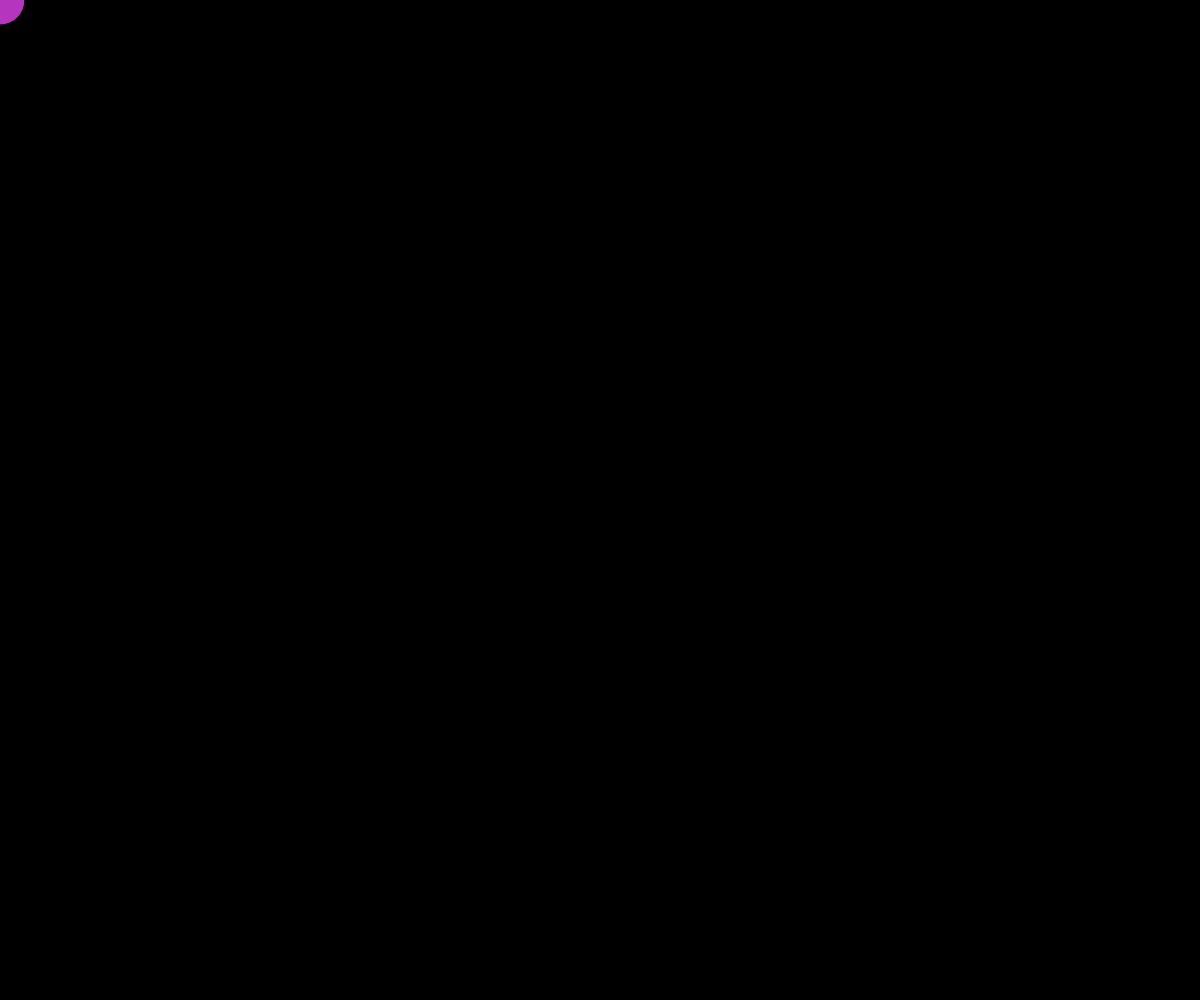
Frame 1 (no input)
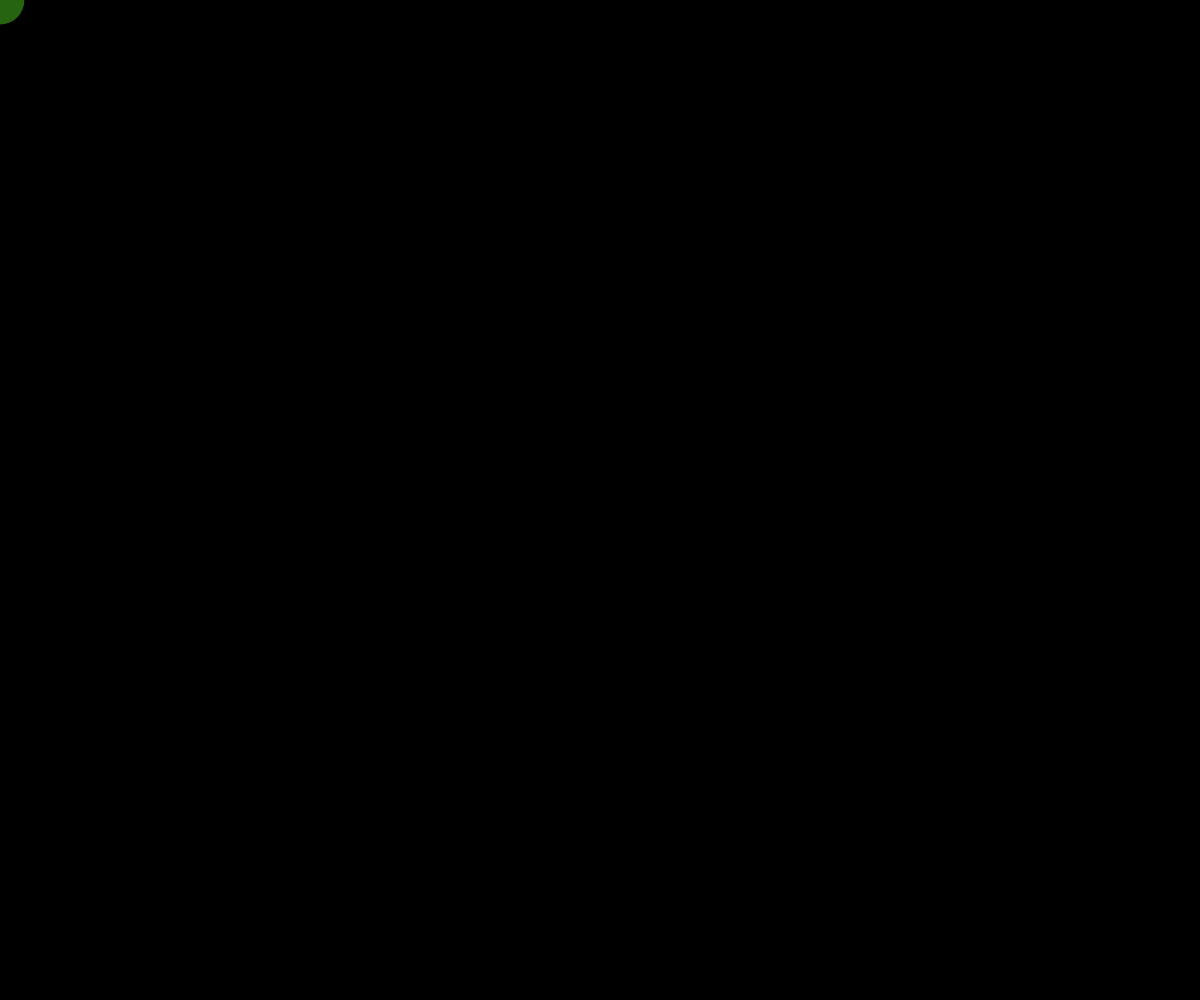
Frame 60 (no input)
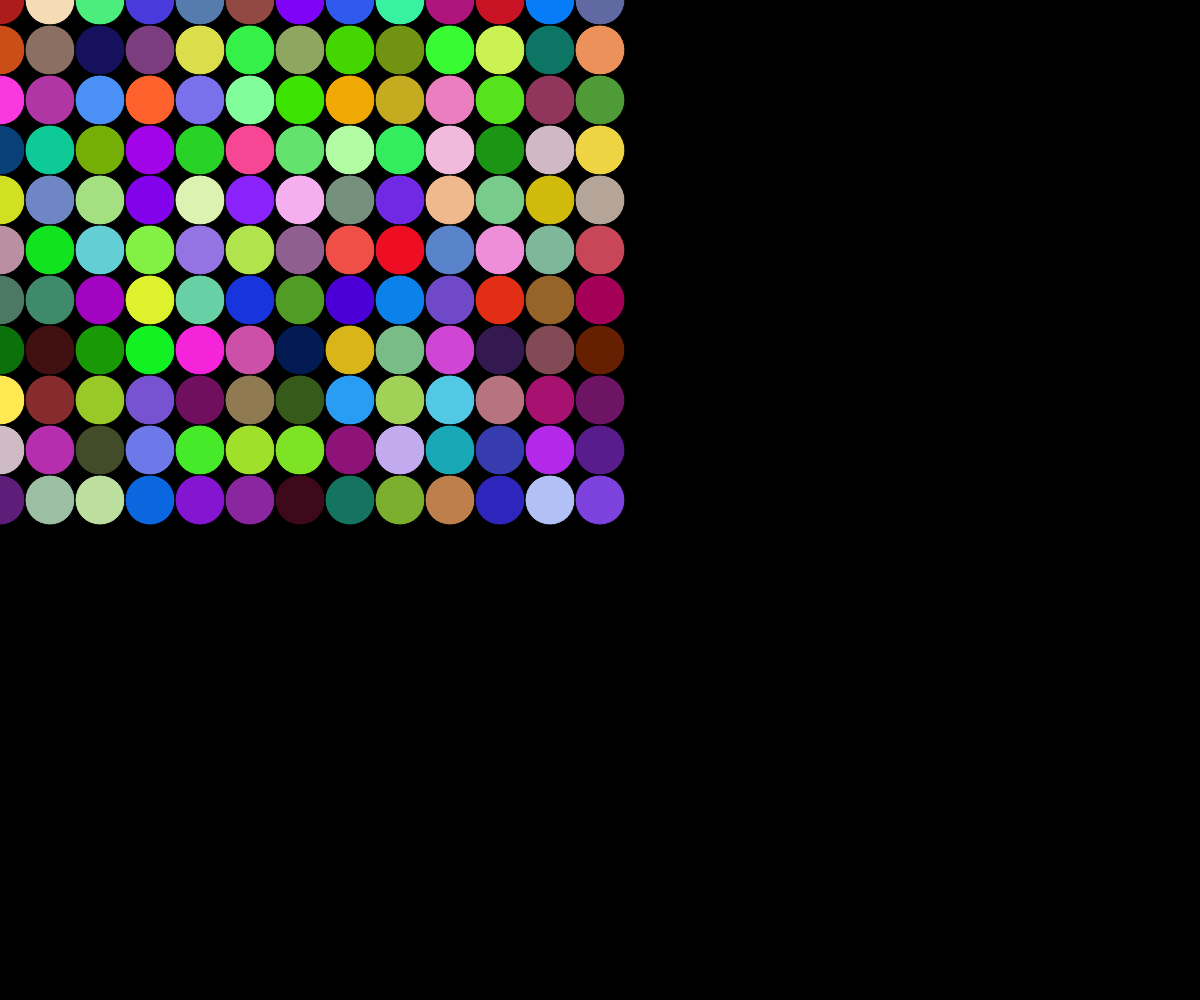
Frame 120 (the mouse pressed at the canvas centre since frame 60)

The p5.js sketch that drew these frames (run headless with seeded random() and noise() and a simulated clock; from frame 60 on, the mouse is pressed at the canvas centre):

// p5.js sketch
// ── sketch.js
// Project Title
// Your Name
// Date
//
// Extra for Experts:
// - describe what you did to take this project "above and beyond"


function setup() {
  createCanvas(windowWidth, windowHeight);
}

function draw() {
  background(0);
  for (let x = 0; x <=  mouseX; x += 50){
    for (let y=0; y <= mouseY; y+=50){
      fill(random(255), random(255), random(255));
      ellipse(x, y, 50);
    }
  }
}
